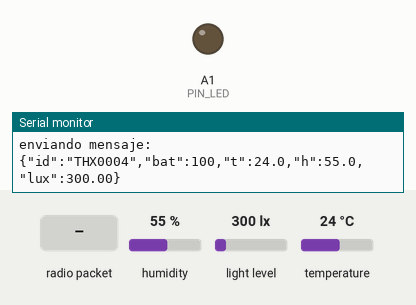
Bench run of a sketch on a simulated Arduino Uno, built with avr-gcc and run on an emulated ATmega328P. Shown: output pins drawn as LEDs (lit = HIGH), the last lines printed to the serial monitor. Dashed ring = blinking. Inputs (shaded band) come from the test bench; at power-on: humidity 55 %, light level 300 lx, temperature 24 °C. No radio packets arrive unless stated; pins used as bus, display or sensor lines are not drawn.

Above: at 3.2 s.
3.3 s: radio packet "1" arrives
At 3.56 s:
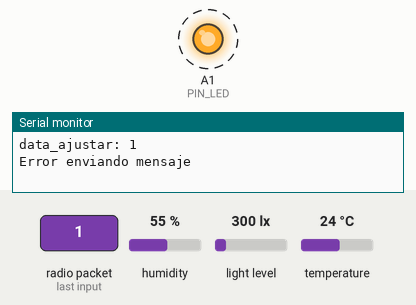
Timing chart, 0 to 6.3 s (numbered marks = the images above; inputs shaded):
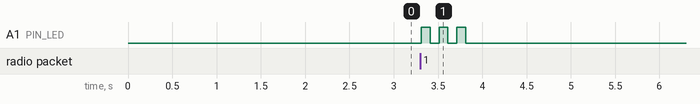

Measured:
- by itself, A1 (PIN_LED): alternates HIGH for 0.10 s and LOW for 0.10 s, 6 changes in all, then stays LOW

The sketch:

termohigrometro_luxometro_sena_dht11_BH1750FVI.ino
```cpp
//-- LIBRERÍAS --
#include <SPI.h>
#include <Wire.h>
#include <RH_RF95.h>
#include <DHT.h>
#include "DHT.h"
#include <LowPower.h>
#include <BH1750.h>

//-- CONSTANTES
#define ID_EQUIPO "THX0004"
#define CICLOS_AHORRO_ENERGIA 250
#define PIN_LED A1
#define RFM95_RST 2
#define PIN_SENSOR_UV A0
#define PIN_SENSOR1 9
#define PIN_REF_3V3 A3
#define RFM95_CS 10
#define RFM95_INT 3
//      MOSI 11
//      MISO 12
//      SCK 13
#define RF95_FREQ 915.0
#define B_MAX 3300
#define B_MIN 2800
#define TIEMPO_MEDICION 600000  //-- 10 minutos x 60s x 1000ms. Toma una medida cada 10 min
#define INTENTOS_MEDICION 10
#define DHTTYPE DHT11

//-- VARIABLES
bool errorSonda1 = false;        //-- errores iniciales
bool errorMedidaSonda1 = false;  //-- errores de medición
String data;
bool enviadoOk = false;

DHT dht(PIN_SENSOR1, DHTTYPE);
BH1750 lightMeter;
RH_RF95 rf95(RFM95_CS, RFM95_INT);

void setup() {
  Serial.begin(9600);
  Serial.println("\nTH LUX SGPS11279 V1.0.2");
  pinMode(PIN_LED, OUTPUT);
  pinMode(RFM95_RST, OUTPUT);
  pinMode(PIN_SENSOR_UV, INPUT);
  pinMode(PIN_REF_3V3, INPUT);
  Wire.begin();
  delay(50);
  if (lightMeter.begin(BH1750::CONTINUOUS_HIGH_RES_MODE)) {
    Serial.println(F("lux ok"));
    //error_luz = false;
  }
  else {
    Serial.println(F("Error lux"));
    //error_luz = true;
  }
  dht.begin();
  delay(1000);

  //-- Inicializa sistema de comunicaciones
  if (!inicializa_lora()) Serial.println(F("Error inicializando LoRa"));

  delay(1000);
}

void loop() {
  yield();
  float lux = lightMeter.readLightLevel();
  Serial.println("Nivel Iluminación: " + String(lux)); //-- luxes
  float t = dht.readTemperature();
  float h = dht.readHumidity();
  data = "{\"id\":\"";
  data.concat(ID_EQUIPO);
  data.concat("\",\"bat\":");
  data.concat(medir_bateria());

  if (!isnan(h) && !isnan(t) && h > 0 && h < 100 && t > -10 && t < 100) {
    data.concat(",\"t\":");
    data.concat(String(t, 1));
    data.concat(",\"h\":");
    data.concat(String(h, 1));
  }
  if (!isnan(lux) && lux > 0) {
    data.concat(",\"lux\":");
    data.concat(String(lux, 2));
  }
  data.concat("}");

  enviarMensaje();

  if (enviadoOk) {
    Serial.println(F("mensaje enviado con éxito"));
    parpadeo(1, 100);
  } else {
    Serial.println(F("Error enviando mensaje"));
    parpadeo(3, 100);
  }
  enviadoOk = false;
  for (byte i = 0; i < CICLOS_AHORRO_ENERGIA; i++) {
    LowPower.powerDown(SLEEP_8S, ADC_OFF, BOD_OFF);
    delay(100);
  }
}

void parpadeo(byte veces, int tiempo) {
  for (byte i = 0; i < veces; i++) {
    digitalWrite(PIN_LED, HIGH);
    delay(tiempo);
    digitalWrite(PIN_LED, LOW);
    delay(tiempo);
  }
}
```

comunicaciones.ino
```cpp
void enviarMensaje() {
  yield();
  //wdt_reset();
  Serial.println("\nenviando mensaje:");
  char mensaje[80];
  data.toCharArray(mensaje, 80);
  Serial.println(mensaje);
  rf95.send((uint8_t*)mensaje, 80);
  rf95.waitPacketSent(3500);
  uint8_t buf[RH_RF95_MAX_MESSAGE_LEN];
  uint8_t len = sizeof(buf);
  if (rf95.waitAvailableTimeout(2500)) {
    yield();
    if (rf95.recv(buf, &len)) {
      String data_ajustar = (char*)buf;
      Serial.print(F("data_ajustar: "));
      Serial.println(data_ajustar);
      if (data_ajustar.equals(ID_EQUIPO)) {
        enviadoOk = true;
      }
      else {
        enviadoOk = false;
      }
    }
    else {
      Serial.println(F("R-Fallo"));
      enviadoOk = false;
    }
  }
  else {
    Serial.println(F("No rta LORA"));
    enviadoOk = false;
  }
}
```

inicializa.ino
```cpp
//-- Inicializa el RFM95W LoRa --
bool inicializa_lora() {
  digitalWrite(RFM95_RST, HIGH);
  delay(10);
  digitalWrite(RFM95_RST, LOW);
  delay(10);
  digitalWrite(RFM95_RST, HIGH);
  delay(10);
  for (byte i = 0; i < 3; i++) {
    if (!rf95.init()) {
      return false;
    }
    else {
      i = 3;
      rf95.setFrequency(RF95_FREQ);
      rf95.setTxPower(23, false); //-- Establece potencia en 23dBm
      return true;
    }
  }
}
```

mediciones.ino
```cpp
//-- Medicion de la bateria
byte medir_bateria() {
  ADMUX = _BV(REFS0) | _BV(MUX3) | _BV(MUX2) | _BV(MUX1);
  delay(2);
  ADCSRA |= _BV(ADSC);
  while (bit_is_set(ADCSRA, ADSC));
  uint8_t low = ADCL;
  uint8_t high = ADCH;
  long result = (high << 8) | low;
  result = 1125300L / result; // Calcula Vcc (en mV); 1125300 = 1.1*1023*1000
  //Serial.print(F("vBat: ")); Serial.print(result);
  if (result < B_MIN) result = B_MIN;
  if (result > B_MAX) result = B_MAX;
  byte bateria = map(result, B_MIN, B_MAX, 0, 100);
  //Serial.print(F(" - bateria: ")); Serial.println(bateria);
  return bateria; // Vcc en porcentaje 0 - 100% 3000 - 3300
}
```
